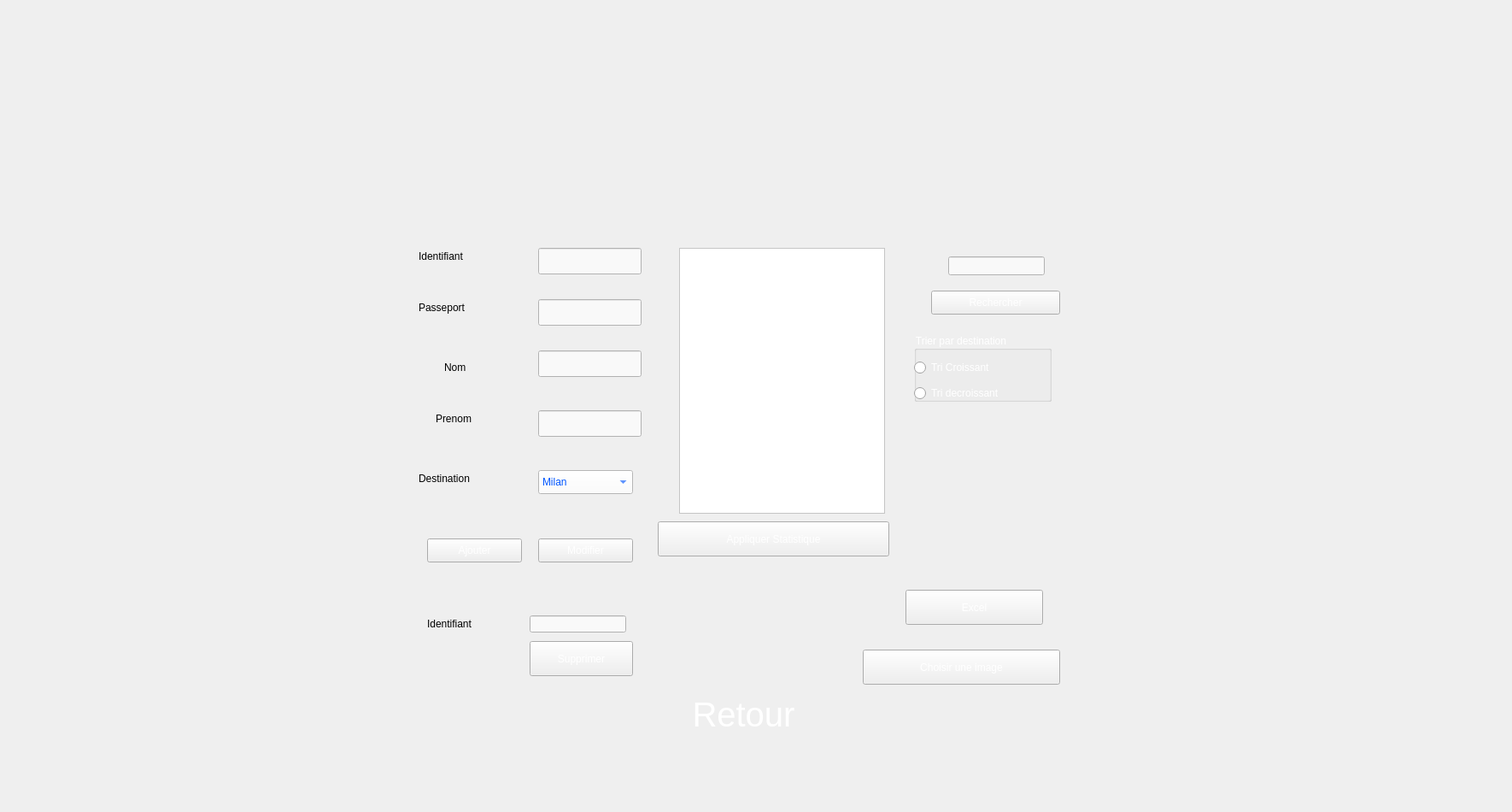
    <widget class="QWidget" name="page_8">
     <widget class="QLabel" name="label_46">
      <property name="geometry">
       <rect>
        <x>-10</x>
        <y>-50</y>
        <width>1761</width>
        <height>941</height>
       </rect>
      </property>
      <property name="text">
       <string/>
      </property>
      <property name="pixmap">
       <pixmap>../b.png</pixmap>
      </property>
      <property name="scaledContents">
       <bool>true</bool>
      </property>
     </widget>
     <widget class="QLineEdit" name="Le_id">
      <property name="geometry">
       <rect>
        <x>630</x>
        <y>290</y>
        <width>121</width>
        <height>31</height>
       </rect>
      </property>
      <property name="styleSheet">
       <string notr="true">background-color: rgb(249, 249, 249);
font: 8pt &quot;MS Shell Dlg 2&quot;;
color: rgb(0, 0, 127);</string>
      </property>
     </widget>
     <widget class="QLineEdit" name="Le_num_pass">
      <property name="geometry">
       <rect>
        <x>630</x>
        <y>350</y>
        <width>121</width>
        <height>31</height>
       </rect>
      </property>
      <property name="styleSheet">
       <string notr="true">background-color: rgb(249, 249, 249);
font: 8pt &quot;MS Shell Dlg 2&quot;;
color: rgb(0, 0, 127);</string>
      </property>
     </widget>
     <widget class="QLineEdit" name="le_nom_2">
      <property name="geometry">
       <rect>
        <x>630</x>
        <y>410</y>
        <width>121</width>
        <height>31</height>
       </rect>
      </property>
      <property name="styleSheet">
       <string notr="true">background-color: rgb(249, 249, 249);
font: 8pt &quot;MS Shell Dlg 2&quot;;
color: rgb(0, 0, 127);</string>
      </property>
     </widget>
     <widget class="QLineEdit" name="le_prenom_2">
      <property name="geometry">
       <rect>
        <x>630</x>
        <y>480</y>
        <width>121</width>
        <height>31</height>
       </rect>
      </property>
      <property name="styleSheet">
       <string notr="true">background-color: rgb(249, 249, 249);
font: 8pt &quot;MS Shell Dlg 2&quot;;
color: rgb(0, 0, 127);</string>
      </property>
     </widget>
     <widget class="QComboBox" name="Le_destination">
      <property name="geometry">
       <rect>
        <x>630</x>
        <y>550</y>
        <width>111</width>
        <height>28</height>
       </rect>
      </property>
      <property name="styleSheet">
       <string notr="true">background-color: rgb(255, 255, 255);
color: rgb(0, 85, 255);</string>
      </property>
      <item>
       <property name="text">
        <string>Milan</string>
       </property>
      </item>
      <item>
       <property name="text">
        <string>Barcelone</string>
       </property>
      </item>
      <item>
       <property name="text">
        <string>Newyork</string>
       </property>
      </item>
      <item>
       <property name="text">
        <string>London</string>
       </property>
      </item>
      <item>
       <property name="text">
        <string>Tokyo</string>
       </property>
      </item>
      <item>
       <property name="text">
        <string>Autre</string>
       </property>
      </item>
     </widget>
     <widget class="QPushButton" name="export_excel_3">
      <property name="geometry">
       <rect>
        <x>1060</x>
        <y>690</y>
        <width>161</width>
        <height>41</height>
       </rect>
      </property>
      <property name="styleSheet">
       <string notr="true">color: rgb(255, 255, 255);
font: 16pt &quot;MS Shell Dlg 2&quot;;</string>
      </property>
      <property name="text">
       <string>Excel</string>
      </property>
     </widget>
     <widget class="QPushButton" name="pb_ajouter_3">
      <property name="geometry">
       <rect>
        <x>500</x>
        <y>630</y>
        <width>111</width>
        <height>28</height>
       </rect>
      </property>
      <property name="styleSheet">
       <string notr="true">color: rgb(255, 255, 255);
font: 16pt &quot;MS Shell Dlg 2&quot;;</string>
      </property>
      <property name="text">
       <string>Ajouter</string>
      </property>
     </widget>
     <widget class="QPushButton" name="modif_voy">
      <property name="geometry">
       <rect>
        <x>630</x>
        <y>630</y>
        <width>111</width>
        <height>28</height>
       </rect>
      </property>
      <property name="styleSheet">
       <string notr="true">color: rgb(255, 255, 255);
font: 16pt &quot;MS Shell Dlg 2&quot;;</string>
      </property>
      <property name="text">
       <string>Modifier</string>
      </property>
     </widget>
     <widget class="QLineEdit" name="le_id_supp_3">
      <property name="geometry">
       <rect>
        <x>620</x>
        <y>720</y>
        <width>113</width>
        <height>20</height>
       </rect>
      </property>
      <property name="styleSheet">
       <string notr="true">background-color: rgb(249, 249, 249);
font: 8pt &quot;MS Shell Dlg 2&quot;;
color: rgb(0, 0, 127);</string>
      </property>
     </widget>
     <widget class="QLabel" name="label_59">
      <property name="geometry">
       <rect>
        <x>500</x>
        <y>720</y>
        <width>161</width>
        <height>20</height>
       </rect>
      </property>
      <property name="text">
       <string>Identifiant</string>
      </property>
     </widget>
     <widget class="QPushButton" name="pb_supprimer_4">
      <property name="geometry">
       <rect>
        <x>620</x>
        <y>750</y>
        <width>121</width>
        <height>41</height>
       </rect>
      </property>
      <property name="styleSheet">
       <string notr="true">color: rgb(255, 255, 255);
font: 16pt &quot;MS Shell Dlg 2&quot;;</string>
      </property>
      <property name="text">
       <string>Supprimer</string>
      </property>
     </widget>
     <widget class="QLabel" name="label_54">
      <property name="geometry">
       <rect>
        <x>490</x>
        <y>290</y>
        <width>141</width>
        <height>20</height>
       </rect>
      </property>
      <property name="text">
       <string>Identifiant</string>
      </property>
     </widget>
     <widget class="QLabel" name="label_58">
      <property name="geometry">
       <rect>
        <x>490</x>
        <y>350</y>
        <width>141</width>
        <height>20</height>
       </rect>
      </property>
      <property name="text">
       <string>Passeport</string>
      </property>
     </widget>
     <widget class="QLabel" name="label_55">
      <property name="geometry">
       <rect>
        <x>520</x>
        <y>420</y>
        <width>91</width>
        <height>20</height>
       </rect>
      </property>
      <property name="text">
       <string>Nom</string>
      </property>
     </widget>
     <widget class="QLabel" name="label_56">
      <property name="geometry">
       <rect>
        <x>510</x>
        <y>480</y>
        <width>181</width>
        <height>20</height>
       </rect>
      </property>
      <property name="text">
       <string>Prenom</string>
      </property>
     </widget>
     <widget class="QLabel" name="label_57">
      <property name="geometry">
       <rect>
        <x>490</x>
        <y>550</y>
        <width>171</width>
        <height>20</height>
       </rect>
      </property>
      <property name="text">
       <string>Destination</string>
      </property>
     </widget>
     <widget class="QPushButton" name="btn_image">
      <property name="geometry">
       <rect>
        <x>1010</x>
        <y>760</y>
        <width>231</width>
        <height>41</height>
       </rect>
      </property>
      <property name="styleSheet">
       <string notr="true">color: rgb(255, 255, 255);
font: 16pt &quot;MS Shell Dlg 2&quot;;</string>
      </property>
      <property name="text">
       <string>Choisir une image</string>
      </property>
     </widget>
     <widget class="QLineEdit" name="ID_VOL">
      <property name="geometry">
       <rect>
        <x>1110</x>
        <y>300</y>
        <width>113</width>
        <height>22</height>
       </rect>
      </property>
      <property name="styleSheet">
       <string notr="true">background-color: rgb(249, 249, 249);
font: 8pt &quot;MS Shell Dlg 2&quot;;
color: rgb(0, 0, 127);</string>
      </property>
     </widget>
     <widget class="QPushButton" name="rechercher_button">
      <property name="geometry">
       <rect>
        <x>1090</x>
        <y>340</y>
        <width>151</width>
        <height>28</height>
       </rect>
      </property>
      <property name="styleSheet">
       <string notr="true">color: rgb(255, 255, 255);
font: 16pt &quot;MS Shell Dlg 2&quot;;</string>
      </property>
      <property name="text">
       <string>Rechercher</string>
      </property>
     </widget>
     <widget class="QGroupBox" name="groupBox_6">
      <property name="geometry">
       <rect>
        <x>1070</x>
        <y>390</y>
        <width>161</width>
        <height>80</height>
       </rect>
      </property>
      <property name="styleSheet">
       <string notr="true">color: rgb(255, 255, 255);</string>
      </property>
      <property name="title">
       <string>Trier par destination</string>
      </property>
      <widget class="QRadioButton" name="radioButton_croissant">
       <property name="geometry">
        <rect>
         <x>0</x>
         <y>30</y>
         <width>141</width>
         <height>20</height>
        </rect>
       </property>
       <property name="text">
        <string>Tri Croissant</string>
       </property>
      </widget>
      <widget class="QRadioButton" name="radioButton_dcroissant">
       <property name="geometry">
        <rect>
         <x>0</x>
         <y>60</y>
         <width>121</width>
         <height>20</height>
        </rect>
       </property>
       <property name="text">
        <string>Tri decroissant</string>
       </property>
      </widget>
     </widget>
     <widget class="QPushButton" name="statsmed">
      <property name="geometry">
       <rect>
        <x>770</x>
        <y>610</y>
        <width>271</width>
        <height>41</height>
       </rect>
      </property>
      <property name="styleSheet">
       <string notr="true">color: rgb(255, 255, 255);
font: 16pt &quot;MS Shell Dlg 2&quot;;</string>
      </property>
      <property name="text">
       <string>Appliquer Statistique</string>
      </property>
     </widget>
     <widget class="QTableView" name="tab_voyageurs">
      <property name="geometry">
       <rect>
        <x>795</x>
        <y>290</y>
        <width>241</width>
        <height>311</height>
       </rect>
      </property>
      <property name="styleSheet">
       <string notr="true">font: 12pt &quot;Andalus&quot;;
background-color: rgb(255, 255, 255);
color: rgb(0, 85, 255);</string>
      </property>
     </widget>
     <widget class="QPushButton" name="pushButton_13">
      <property name="geometry">
       <rect>
        <x>800</x>
        <y>810</y>
        <width>141</width>
        <height>51</height>
       </rect>
      </property>
      <property name="styleSheet">
       <string notr="true">QPushButton {
	
color:#ffffff;
background:	&quot;transparent&quot;;
border-radius: 15px;
font-size:40px;
font-family:Arial, Helvetica, sans-serif;
}
QPushButton:hover {
color:#fff;
border:15px;
background:#00008b;
}
</string>
      </property>
      <property name="text">
       <string>Retour</string>
      </property>
     </widget>
     <widget class="QLabel" name="label_36">
      <property name="geometry">
       <rect>
        <x>990</x>
        <y>600</y>
        <width>71</width>
        <height>71</height>
       </rect>
      </property>
      <property name="text">
       <string/>
      </property>
      <property name="pixmap">
       <pixmap>../pngfind.com-equal-sign-png-412627.png</pixmap>
      </property>
      <property name="scaledContents">
       <bool>true</bool>
      </property>
     </widget>
     <widget class="QLabel" name="label_66">
      <property name="geometry">
       <rect>
        <x>1160</x>
        <y>680</y>
        <width>71</width>
        <height>71</height>
       </rect>
      </property>
      <property name="text">
       <string/>
      </property>
      <property name="pixmap">
       <pixmap>../excel.png</pixmap>
      </property>
      <property name="scaledContents">
       <bool>true</bool>
      </property>
     </widget>
     <widget class="QLabel" name="label_68">
      <property name="geometry">
       <rect>
        <x>1190</x>
        <y>750</y>
        <width>71</width>
        <height>71</height>
       </rect>
      </property>
      <property name="text">
       <string/>
      </property>
      <property name="pixmap">
       <pixmap>../photo.png</pixmap>
      </property>
      <property name="scaledContents">
       <bool>true</bool>
      </property>
     </widget>
    </widget>
